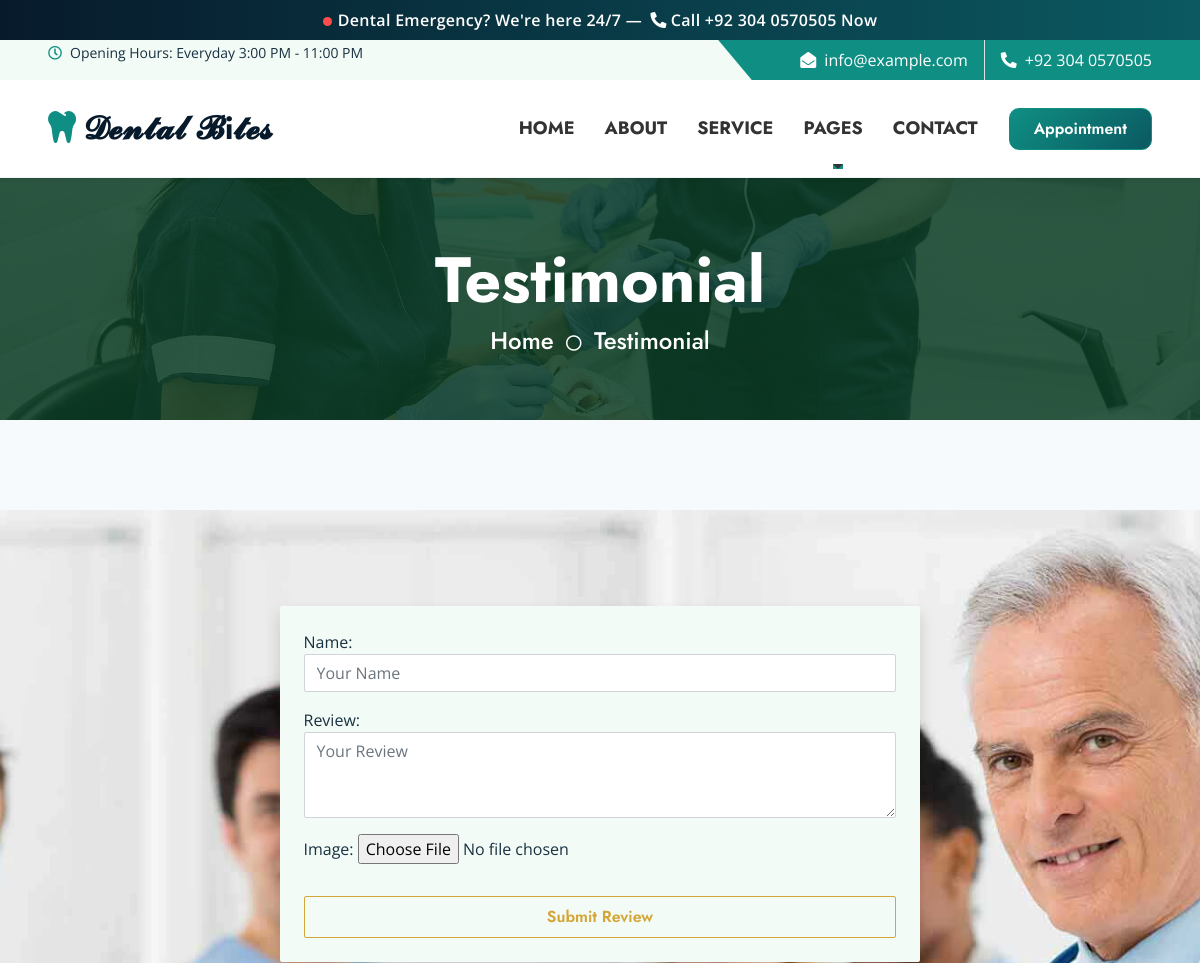
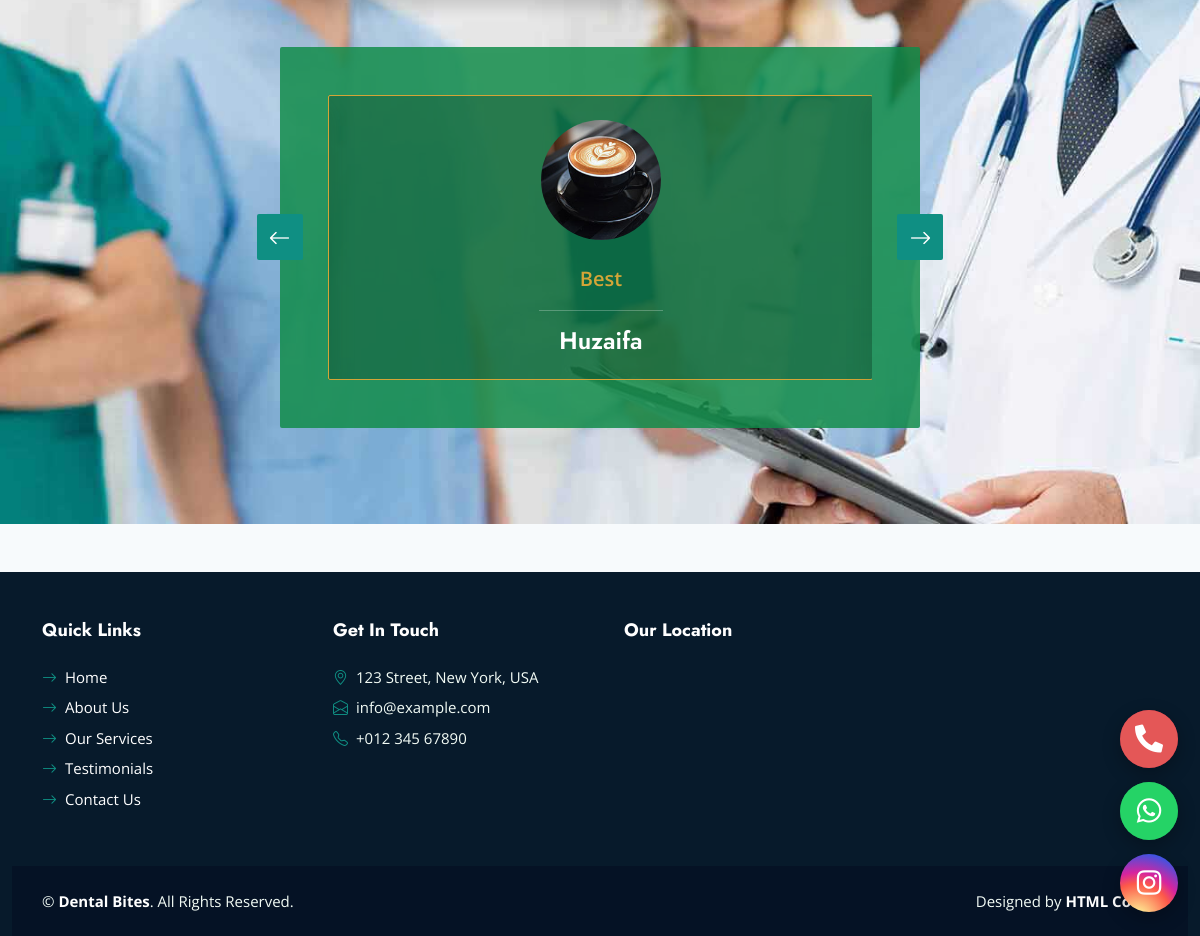
Page /testimonial/ on the committed database (2 pictures, top to bottom).
### main/models.py (models this page shows, shortened)
class Testimonial(models.Model):
    name = models.CharField(max_length=100)
    review = models.TextField()
    image = models.ImageField(upload_to='testimonials/', blank=True, null=True)
    created_at = models.DateTimeField(auto_now_add=True)

### main/views.py (the view)
# urls.py: path('testimonial/', views.testimonial, name='testimonial'),
def testimonial(request):
    if request.method == 'POST':
        form = TestimonialForm(request.POST, request.FILES)
        if form.is_valid():
            form.save()
            return redirect('testimonial')
    else:
        form = TestimonialForm()
    testimonials = Testimonial.objects.all().order_by('-created_at')
    return render(request, 'testimonial.html', {'form': form, 'testimonials': testimonials})

### main/forms.py
class TestimonialForm(forms.ModelForm):
    class Meta:
        model = Testimonial
        fields = ['name', 'review', 'image']
        widgets = {
            'name': forms.TextInput(attrs={'class': 'form-control', 'placeholder': 'Your Name'}),
            'review': forms.Textarea(attrs={'class': 'form-control', 'placeholder': 'Your Review', 'rows': 3}),
        }

### templates/testimonial.html (shortened to what this page needs)
{% extends 'base.html' %}
{% block content %}
<div class="container-fluid bg-primary py-5 hero-header mb-5">
    <div class="row py-3">
        <div class="col-12 text-center">
            <h1 class="display-3 text-white animated zoomIn">Testimonial</h1>
            <a href="{% url 'index' %}" class="h4 text-white">Home</a>
            <i class="far fa-circle text-white px-2"></i>
            <a href="{% url 'testimonial' %}" class="h4 text-white">Testimonial</a>
        </div>
    </div>
</div>
<div class="container-fluid bg-primary bg-testimonial py-5 mb-5 wow fadeInUp" data-wow-delay="0.1s" style="margin-top: 90px;">
    <div class="container py-5">
        <div class="row justify-content-center mb-5">
            <div class="col-lg-7">
                <form method="POST" enctype="multipart/form-data" class="bg-light p-4 rounded shadow">
                    {{ form.as_p }}
                    <button class="btn btn-neon w-100 py-2 mt-3" type="submit">Submit Review</button>
                </form>
            </div>
        </div>
        <div class="row justify-content-center">
            <div class="col-lg-7">
                <div class="owl-carousel testimonial-carousel rounded p-5 wow zoomIn" data-wow-delay="0.6s">
                    {% for testimonial in testimonials %}
                    <div class="testimonial-item text-center text-white neon-card p-4 rounded">
                        {% if testimonial.image %}
                        <img class="img-fluid mx-auto rounded-circle mb-4 neon-img" src="{{ testimonial.image.url }}" alt="{{ testimonial.name }}" width="100" height="100">
                        {% endif %}
                        <p class="fs-5 neon-text">{{ testimonial.review }}</p>
                        <hr class="mx-auto w-25 neon-hr">
                        <h4 class="text-white neon-text mb-0">{{ testimonial.name }}</h4>
                    </div>
                    {% empty %}
                    <p class="text-white text-center">No testimonials yet.</p>
                    {% endfor %}
                </div>
            </div>
        </div>
    </div>
</div>
{% endblock %}

### static/css/style.css (style rules this page uses)
:root { --primary: #128C4A; --secondary: #D4A537; --light: #F2FBF5; --dark: #0B3D24; }
h1, h2, .font-weight-bold { font-weight: 700 !important; }
h3, h4, .font-weight-semi-bold { font-weight: 600 !important; }
.btn { font-family: 'Jost', sans-serif; font-weight: 600; transition: .5s; }
.hero-header { background: linear-gradient(rgba(11, 61, 36, .85), rgba(11, 61, 36, .85)), url(../img/carousel-1.jpg) center center no-repeat; background-size: cover; }
.bg-testimonial { background: url(../img/carousel-2.jpg) center center no-repeat; background-size: cover; }
.testimonial-carousel { background: rgba(18, 140, 74, .85); }
.testimonial-carousel .owl-item img { width: 120px; height: 120px; }
.btn { position: relative; overflow: hidden; }
.btn::after { content: ""; position: absolute; top: 50%; left: 50%; width: 0; height: 0; background: rgba(255, 255, 255, .35); border-radius: 100%; transform: translate(-50%, -50%); transition: width .5s ease, height .5s ease; pointer-events: none; }
a { transition: color .25s ease; }
html { scroll-behavior: smooth; }
*, *::before, *::after { box-sizing: border-box; }
img, svg, video, iframe { max-width: 100%; }
img { height: auto; }
body { overflow-x: hidden; }
:root { --primary: #0f8f83; --secondary: #16b8a6; --accent: #53dfce; --dark: #071a2b; --light: #f4f8fa; --ink: #183142; --muted: #718592; --border: #e0e8ed; }
body { font-family: 'Open Sans', sans-serif; color: var(--ink); background: #f7fafc; }
h1,h2,h3,h4,h5,h6,.btn,.navbar-brand { font-family: 'Jost', sans-serif; }
.bg-primary { background-color: var(--primary) !important; }
.hero-header,.bg-appointment { background-color:var(--dark); }
html,body { max-width:100%; overflow-x:hidden; }
button,a,input,select,textarea { -webkit-tap-highlight-color:transparent; }

### templates/testimonial.html (style rules this page uses)
.neon-text { color: #D4A537; font-weight: 600; transition: all 0.3s ease-in-out; }
.neon-card { background-color: rgba(0,0,0,0.2); border: 1px solid #D4A537; box-shadow: 0 10px 28px rgba(11, 61, 36, 0.18); transition: all 0.3s ease-in-out; }
.btn-neon { color: #D4A537; border: 1px solid #D4A537; background: transparent; transition: all 0.3s ease-in-out; }
.neon-img { transition: all 0.3s ease-in-out; }
.neon-hr { border-color: #D4A537; box-shadow: 0 10px 28px rgba(11, 61, 36, 0.18); }

### templates/base.html (style rules this page uses)
html, body { max-width: 100%; overflow-x: hidden; }

### rows in the picture
Testimonial: image (picture), review "Best", name "Huzaifa"
